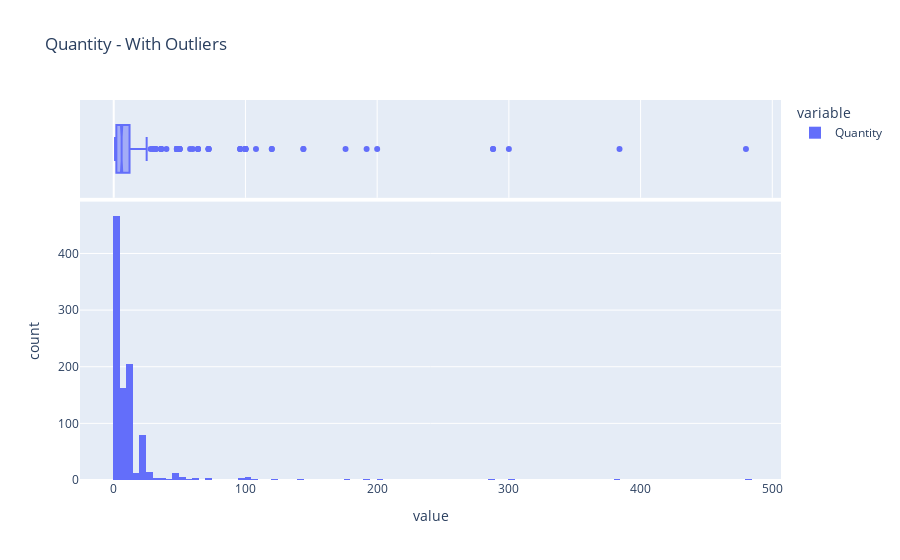

Source (notebook cell):
### Code cell
profile_serie(df_retail_clean["Quantity"])

### Figure 1 — Plotly figure (JSON) as saved in the notebook; plotly's stock layout.template omitted (floating-point values rounded to 4 significant figures; data arrays with more than 128 entries replaced by an {"elided": "..."} marker saying what was removed)
{"data": [{"alignmentgroup": "True", "bingroup": "x", "hovertemplate": "variable=Quantity<br>value=%{x}<br>count=%{y}<extra></extra>", "legendgroup": "Quantity", "marker": {"color": "#636efa", "pattern": {"shape": ""}}, "name": "Quantity", "offsetgroup": "Quantity", "orientation": "v", "showlegend": true, "type": "histogram", "x": {"elided": "1000 int values"}, "xaxis": "x", "yaxis": "y"}, {"alignmentgroup": "True", "hovertemplate": "variable=Quantity<br>value=%{x}<extra></extra>", "legendgroup": "Quantity", "marker": {"color": "#636efa"}, "name": "Quantity", "notched": true, "offsetgroup": "Quantity", "showlegend": false, "type": "box", "x": {"elided": "1000 int values"}, "xaxis": "x2", "yaxis": "y2"}], "layout": {"barmode": "relative", "legend": {"title": {"text": "variable"}, "tracegroupgap": 0}, "title": {"text": "Quantity - With Outliers"}, "xaxis": {"anchor": "y", "domain": [0, 1], "title": {"text": "value"}}, "xaxis2": {"anchor": "y2", "domain": [0, 1], "matches": "x", "showgrid": true, "showticklabels": false}, "yaxis": {"anchor": "x", "domain": [0, 0.7326], "title": {"text": "count"}}, "yaxis2": {"anchor": "x2", "domain": [0.7426, 1], "matches": "y2", "showgrid": false, "showline": false, "showticklabels": false, "ticks": ""}}}
